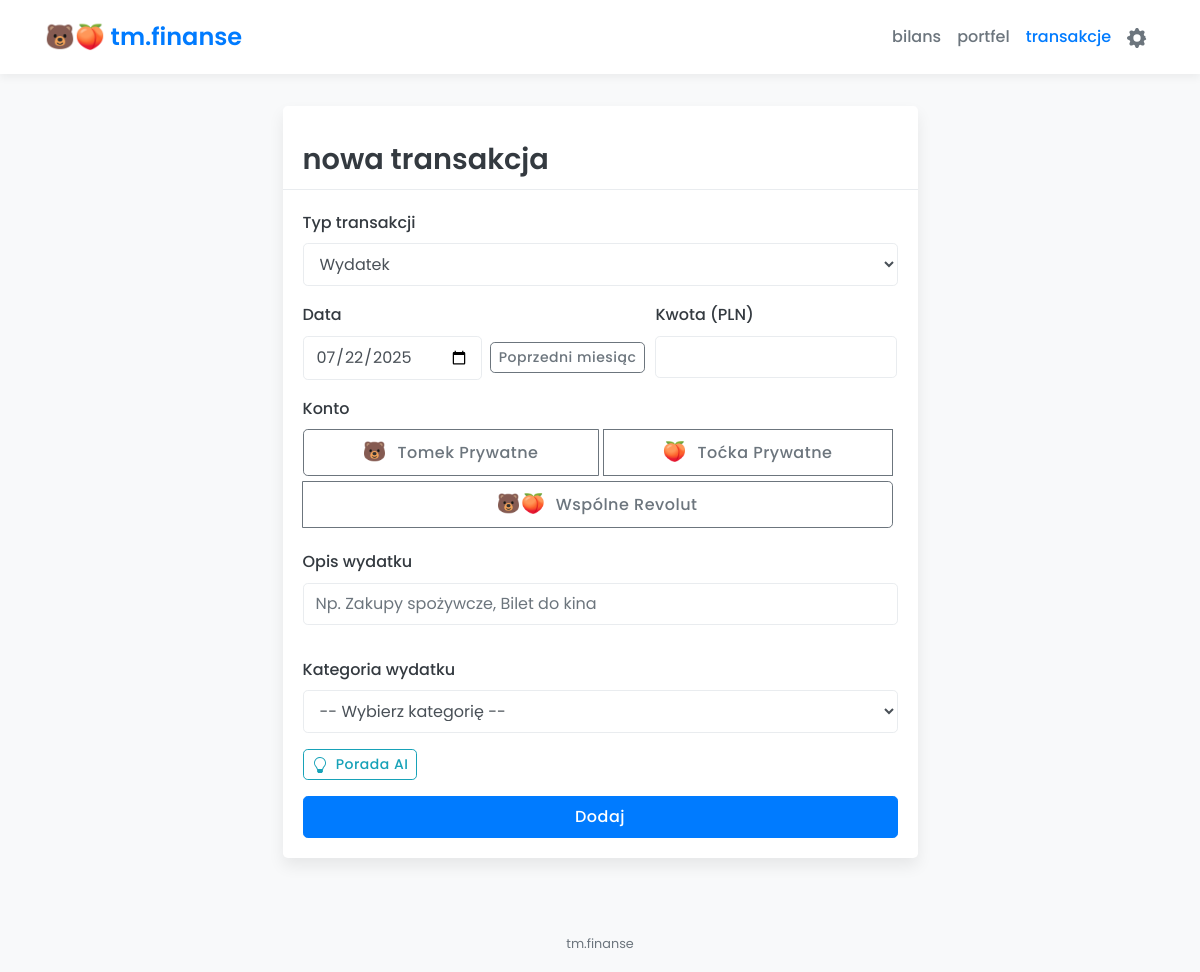
The page /add_transaction on the database its author committed.
### app/models.py (models this page shows, shortened)
class Account(db.Model):
    id = db.Column(db.Integer, primary_key=True)
    name = db.Column(db.String(100), unique=True, nullable=False)
    transactions = db.relationship('Transaction', backref='account', lazy=True)

### app/routes.py (the view, shortened to what this page needs)
@main_bp.route('/add_transaction', methods=['GET', 'POST'])
def add_transaction():
    categories_all = Category.query.order_by(Category.name).all()
    accounts_db = Account.query.order_by(Account.name).all()
    accounts_map = {acc.name: acc.id for acc in accounts_db}
    account_buttons_data = [
        {"name": ACCOUNT_NAME_TOMEK, "emoji": "🐻", "id": accounts_map.get(ACCOUNT_NAME_TOMEK)},
        {"name": ACCOUNT_NAME_TOCKA, "emoji": "🍑", "id": accounts_map.get(ACCOUNT_NAME_TOCKA)},
        {"name": ACCOUNT_NAME_WSPOLNE, "emoji": "🐻🍑", "id": accounts_map.get(ACCOUNT_NAME_WSPOLNE)},
    ]
    account_buttons_data = [acc for acc in account_buttons_data if acc["id"] is not None]
    person_buttons_data = [
        {"value": PERSON_TOMEK, "emoji": "🐻", "text": PERSON_TOMEK},
        {"value": PERSON_TOCKA, "emoji": "🍑", "text": PERSON_TOCKA},
    ]
    return render_template('add_transaction.html',
                           categories=categories_all,
                           account_buttons_data=account_buttons_data,
                           person_buttons_data=person_buttons_data,
                           today_date=date.today().strftime('%Y-%m-%d'),
                           form_data={},
                           PERSON_TOMEK=PERSON_TOMEK,
                           PERSON_TOCKA=PERSON_TOCKA,
                           ACCOUNT_NAME_TOMEK=ACCOUNT_NAME_TOMEK,
                           ACCOUNT_NAME_TOCKA=ACCOUNT_NAME_TOCKA,
                           ACCOUNT_NAME_WSPOLNE=ACCOUNT_NAME_WSPOLNE
                           )

### app/templates/add_transaction.html (shortened to what this page needs)
{% extends "layout.html" %}
{% block content %}
<div class="row justify-content-center">
    <div class="col-md-8 col-lg-7">
        <div class="card">
            <div class="card-header"><h2 class="mb-0">nowa transakcja</h2></div>
            <div class="card-body">
                <form method="POST" action="{{ url_for('main.add_transaction') }}" id="transactionForm">
                    <div class="form-group">
                        <label for="transaction_type">Typ transakcji</label>
                        <select name="transaction_type" id="transaction_type" class="form-control" required>
                            <option value="expense" {% if form_data.transaction_type == 'expense' or not form_data %}selected{% endif %}>Wydatek</option>
                        </select>
                    </div>
                    <div class="form-row">
                        <div class="form-group col-md-7">
                            <label for="date">Data</label>
                            <div class="date-control-group">
                                <input type="date" name="date" id="date" class="form-control" value="{{ form_data.date if form_data.date else today_date }}" required>
                                <button type="button" id="prevMonthBtn" class="btn btn-sm btn-outline-secondary" title="Ustaw na pierwszy dzień poprzedniego miesiąca">Poprzedni miesiąc</button>
                            </div>
                        </div>
                        <div class="form-group col-md-5">
                            <label for="amount">Kwota (PLN)</label>
                            <input type="number" step="0.01" name="amount" id="amount" class="form-control" value="{{ form_data.amount if form_data else '' }}" required>
                        </div>
                    </div>
                    <div class="form-group">
                        <label>Konto</label>
                        <div id="accountChoiceGroup" class="btn-group choice-btn-group d-flex flex-wrap" role="group" aria-label="Wybór konta">
                            {% for acc_btn in account_buttons_data %}
                            <button type="button" class="btn btn-outline-secondary" data-account-id="{{ acc_btn.id }}" data-account-name="{{ acc_btn.name }}">
                                <span class="emoji-btn">{{ acc_btn.emoji }}</span> {{ acc_btn.name }}
                            </button>
                            {% endfor %}
                        </div>
                    </div>
                    <div id="expense_fields">
                        <div class="form-group">
                            <label for="description">Opis wydatku</label>
                            <input type="text" name="description" id="description" class="form-control" value="{{ form_data.description if form_data else '' }}" placeholder="Np. Zakupy spożywcze, Bilet do kina">
                        </div>
                        <div class="form-group">
                            <label for="category_id">Kategoria wydatku</label>
                            <select name="category_id" id="category_id" class="form-control">
                                <option value="">-- Wybierz kategorię --</option>
                            </select>
                        </div>
                        <div class="form-group">
                             <button type="button" id="openAiHelperBtn" class="btn btn-outline-info btn-sm">
                                Porada AI
                            </button>
                        </div>
                    </div>
                    <button type="submit" class="btn btn-primary btn-block mt-3">Dodaj</button>
                </form>
            </div>
        </div>
    </div>
</div>
{% endblock %}

### app/static/css/style.css (style rules this page uses)
:root { --primary-color: #007bff; --primary-color-darker: #0056b3; --secondary-color: #6c757d; --light-bg: #f8f9fa; --light-gray: #e9ecef; --dark-text: #343a40; --light-text: #ffffff; --success-color: #28a745; --danger-color: #dc3545; --info-color: #17a2b8; --warning-color: #ffc107; --card-bg: #ffffff; --card-border-color: #dee2e6; --border-radius: 0.3rem; --box-shadow: 0 0.5rem 1rem rgba(0, 0, 0, 0.075); --box-shadow-light: 0 0.25rem 0.5rem rgba(0,0,0,0.05); }
body { font-family: 'Poppins', sans-serif; background-color: var(--light-bg); color: var(--dark-text); line-height: 1.6; font-size: 16px; }
.card { border: none; border-radius: var(--border-radius); box-shadow: var(--box-shadow); margin-bottom: 1.5rem; background-color: var(--card-bg); }
.card-header { background-color: transparent; border-bottom: 1px solid var(--light-gray); font-weight: 600; padding: 0.75rem 1.25rem; font-size: 1.1rem; }
.form-control { border-radius: var(--border-radius); border: 1px solid var(--light-gray); padding: 0.5rem 0.75rem; transition: border-color 0.15s ease-in-out, box-shadow 0.15s ease-in-out; height: auto; line-height: 1.5; }
.form-group label { font-weight: 500; margin-bottom: 0.5rem; }
.btn { border-radius: var(--border-radius); font-weight: 500; padding: 0.5rem 1rem; transition: all 0.2s ease-in-out; letter-spacing: 0.5px; }
.btn-primary { background-color: var(--primary-color); border-color: var(--primary-color); }
.btn-outline-info { color: var(--info-color); border-color: var(--info-color); }
.btn-sm { padding: 0.25rem 0.5rem; font-size: 0.875rem; }
h2, h3, h4, h5 { color: var(--dark-text); font-weight: 600; margin-bottom: 1rem; }
h2 { font-size: 1.8rem; margin-top: 1.5rem; }

### app/templates/add_transaction.html (style rules this page uses)
.choice-btn-group .btn { margin-right: 5px; margin-bottom: 5px; }
.emoji-btn { font-size: 1.2em; margin-right: 0.3em; }
.date-control-group { display: flex; align-items: center; }
.date-control-group .form-control { flex-grow: 1; }
.date-control-group .btn { margin-left: 0.5rem; flex-shrink: 0; }

### rows shown on the page
Account: emoji "🐻", name "Tomek Prywatne"
Account: emoji "🍑", name "Toćka Prywatne"
Account: emoji "🐻🍑", name "Wspólne Revolut"
